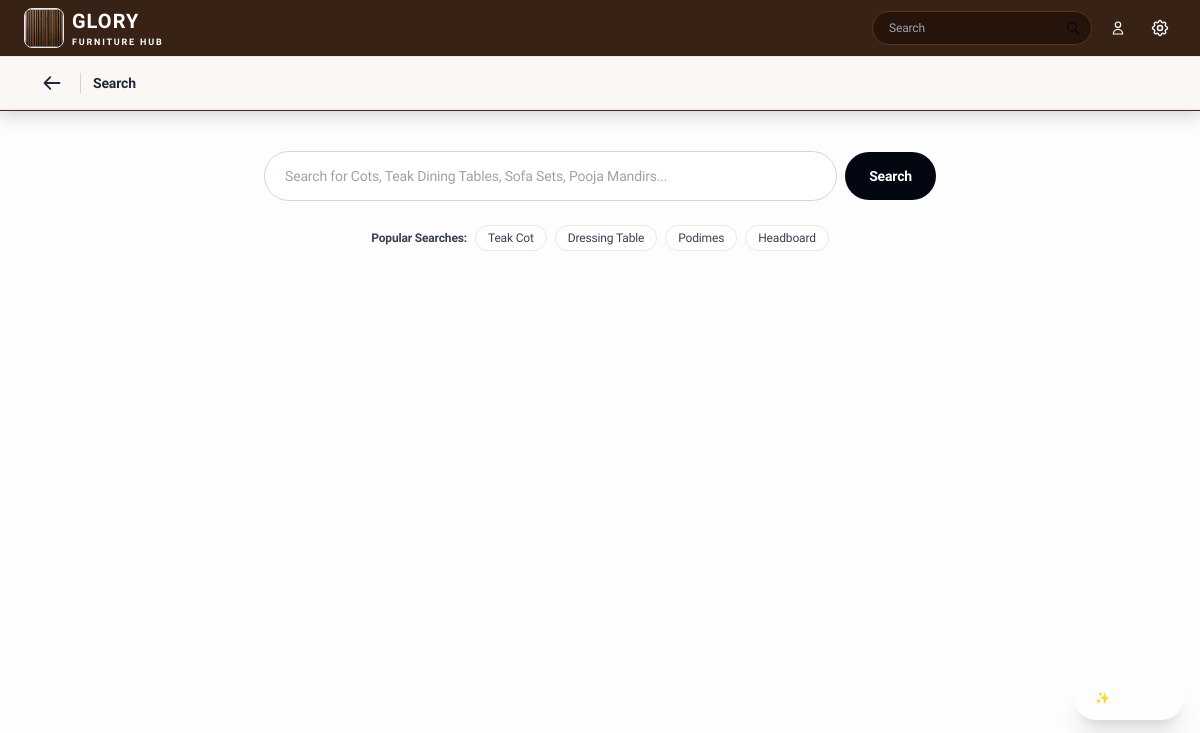
The app's page /search/ with its own data.
### apps/store/models.py (models this page shows, shortened)
class Category(models.Model):
    name = models.CharField(max_length=120, unique=True)
    slug = models.SlugField(max_length=120, unique=True, blank=True)
    room_type = models.CharField(max_length=120, blank=True, default='')
    image = models.CharField(max_length=500, blank=True, default='')
    order = models.PositiveIntegerField(default=0)
    class Meta:
        verbose_name_plural = 'Categories'
        ordering = ['order', 'name']

### apps/store/views.py (the view, shortened to what this page needs)
# urls.py: path('search/', views.search_view, name='search'),
def search_view(request):
    query = request.GET.get('q', '').strip()
    products = []
    recent_searches = ['Cot / Wooden Bed', 'Dining Table', 'Sofa Set', 'Pooja Mandir']
    popular_searches = ['Teak Cot', 'Dressing Table', 'Podimes', 'Headboard']
    context = {
        'query': query,
        'products': products,
        'recent_searches': recent_searches,
        'popular_searches': popular_searches,
    }
    return render(request, 'store/search.html', context)

### apps/core/models.py (called while the page is built)
    @classmethod
    def get_settings(cls):
        settings, _ = cls.objects.get_or_create(id=1)
        return settings

### templates/store/search.html (shortened to what this page needs)
{% extends 'base.html' %}
{% load static %}
{% block back_bar %}
<div class="w-full bg-[#FAF7F4] border-t border-b border-gray-200/80 px-4 sm:px-6 lg:px-10 py-2.5 flex items-center justify-between shadow-2xs relative z-20">
  <div class="flex items-center gap-3 flex-shrink-0">
    <button onclick="window.history.length > 1 ? window.history.back() : window.location.href='{% url 'catalog' %}';" class="p-1.5 -ml-1 rounded-full hover:bg-gray-200 text-gray-800 hover:text-gray-950 transition-colors active-tap flex items-center justify-center flex-shrink-0" aria-label="Go back">
      <svg class="w-5 h-5 stroke-[2.2]" fill="none" stroke="currentColor" viewBox="0 0 24 24"><path stroke-linecap="round" stroke-linejoin="round" stroke-width="2.2" d="M10 19l-7-7m0 0l7-7m-7 7h18"/></svg>
    </button>
    <span class="text-xs sm:text-sm font-bold text-gray-800 border-l border-gray-300 pl-3 leading-none">
      Search {% if query %}for "{{ query }}"{% endif %}
    </span>
  </div>
</div>
{% endblock %}
{% block content %}
<div class="w-full max-w-7xl mx-auto px-4 sm:px-6 lg:px-8 py-6 sm:py-10 space-y-6">
  <form action="{% url 'search' %}" method="GET" class="flex items-center gap-2 max-w-2xl mx-auto">
    <input
      type="text"
      name="q"
      value="{{ query }}"
      placeholder="Search for Cots, Teak Dining Tables, Sofa Sets, Pooja Mandirs..."
      class="flex-1 px-5 py-3.5 rounded-full bg-white border border-gray-300 text-xs sm:text-sm text-gray-900 focus:outline-none focus:border-gray-950 shadow-2xs"
    />
    <button type="submit" class="px-6 py-3.5 rounded-full bg-gray-950 hover:bg-[#5C3D2E] text-white text-xs sm:text-sm font-bold transition-colors">
      Search
    </button>
  </form>
  <div class="flex flex-wrap items-center justify-center gap-2 text-xs text-gray-500">
    <span class="font-bold text-gray-700">Popular Searches:</span>
    {% for term in popular_searches %}
    <a href="{% url 'search' %}?q={{ term|urlencode }}" class="px-3 py-1 rounded-full bg-white border border-gray-200 text-gray-700 hover:border-gray-400">
      {{ term }}
    </a>
    {% endfor %}
  </div>
</div>
{% endblock %}

### templates/base.html (style rules this page uses)
body { font-family: 'Plus Jakarta Sans', system-ui, -apple-system, BlinkMacSystemFont, sans-serif; background-color: #FDFDFD; color: #1E1E1E; -webkit-font-smoothing: antialiased; -moz-osx-font-smoothing: grayscale; letter-spacing: -0.01em; }

### records on screen
Category: term "Dressing Table"
Category: term "Podimes"
Category: term "Headboard"

### other values on screen
{{ term }} "Teak Cot"
